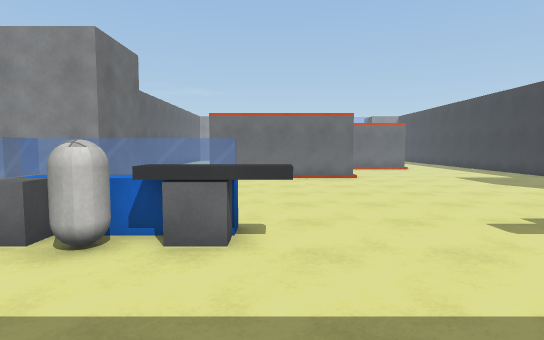
View 1 (above)

22 first-person views from a walk through a 3-D level made in the Unity game engine. The camera is 1.5 m above the floor, tilts 4° down and sees 80° across. The floor is counted in squares, 1 m on a side. Each view is taken from the middle of a square. On the plan, view 1 faces up. The plan holds only what a view shows up to about 15 squares ahead; the rest is blank. The place goes on beyond the plan. The player is left out. Surface patterns are stand-ins for the level's own textures.

View 2
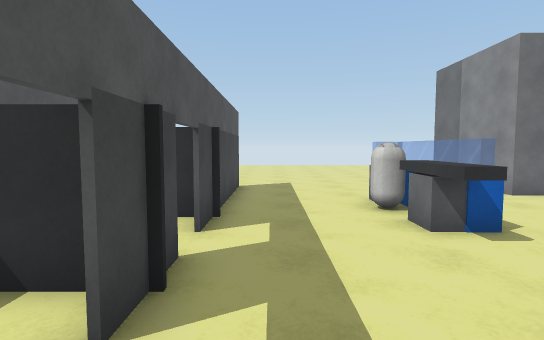

View 3
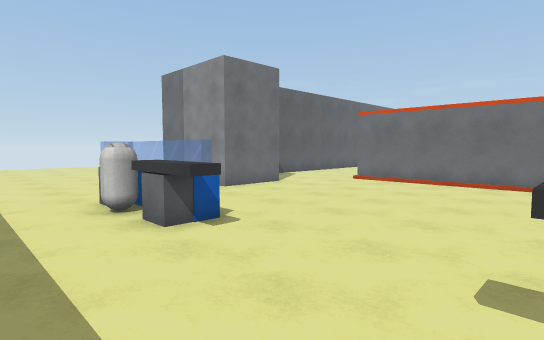

View 4
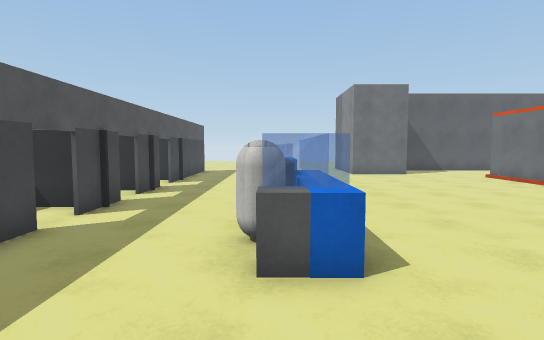

View 5
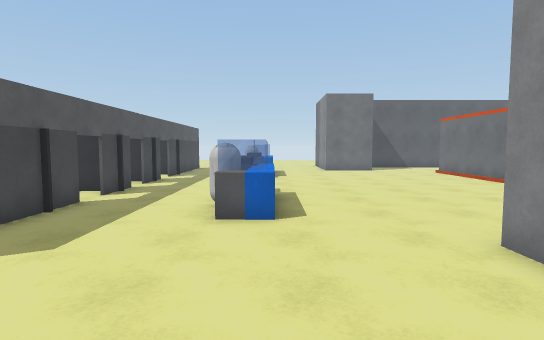

View 6
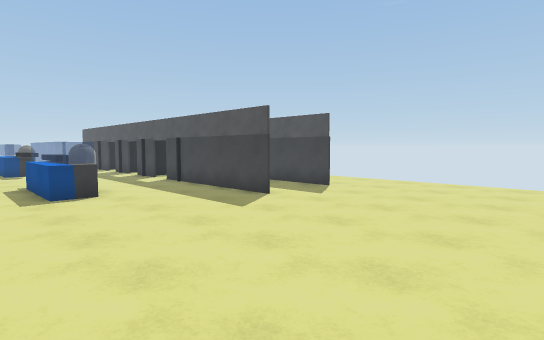

View 7
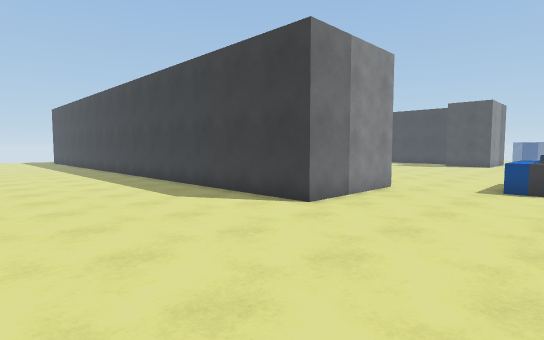

View 8
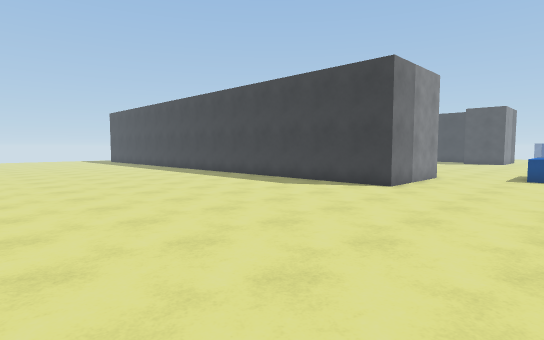

View 9
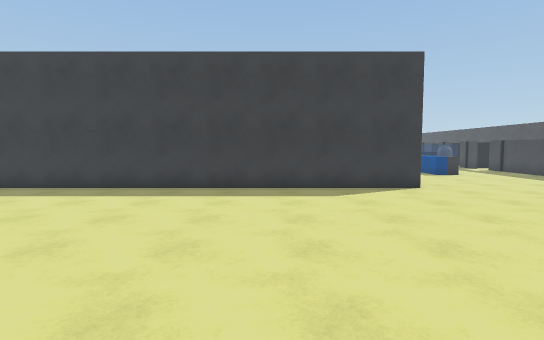

View 10
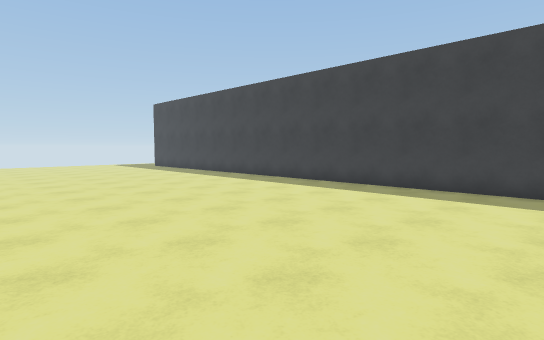

View 11
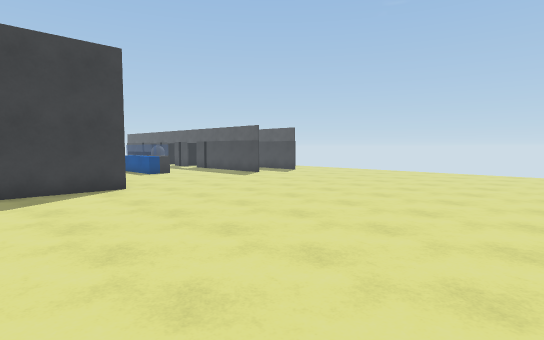

View 12
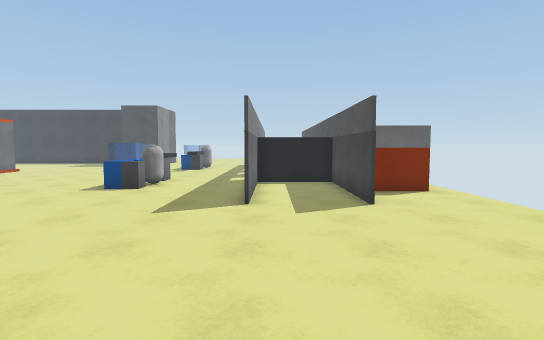

View 13
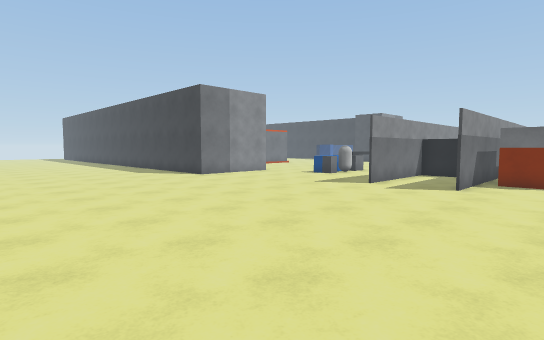

View 14
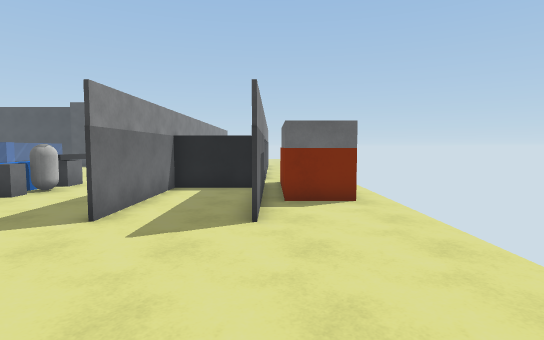

View 15
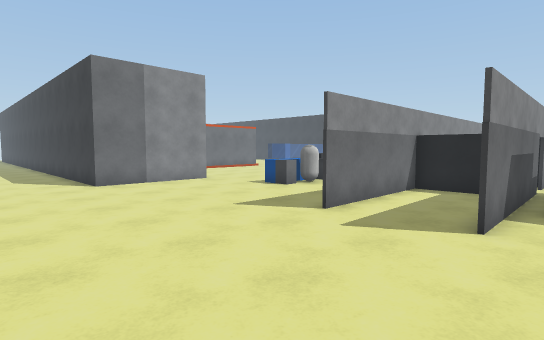

View 16
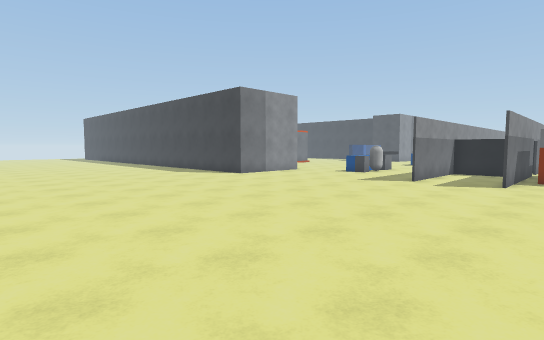

View 17
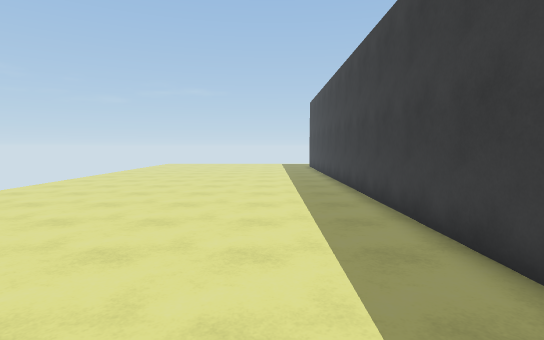

View 18
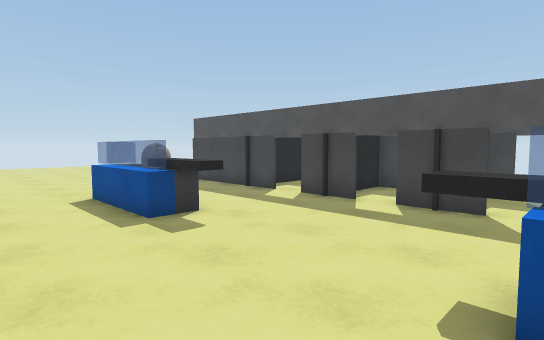

View 19
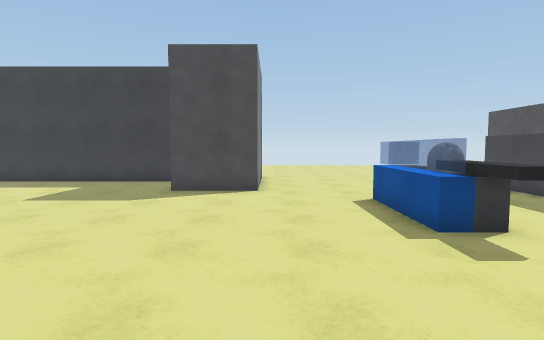

View 20
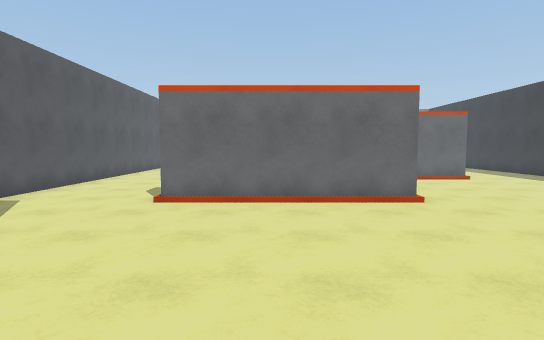

View 21
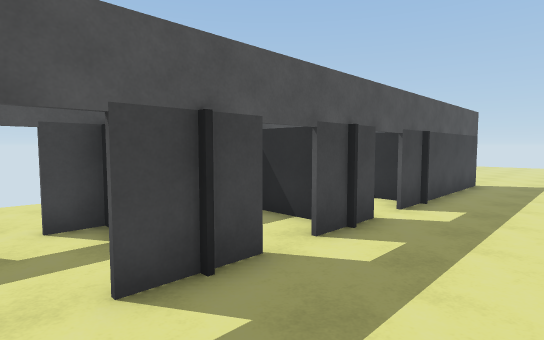

View 22
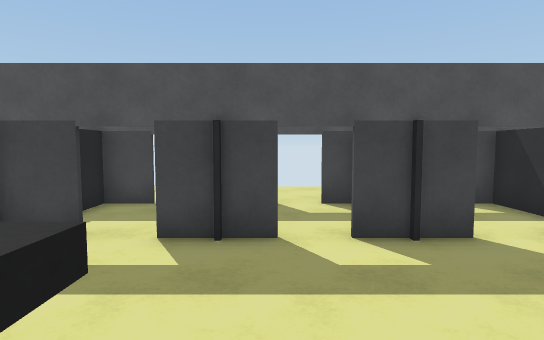

### Floor plan
Points are (right, up) in squares from view 1. A wall is a line through its corners. A room is listed if a view was taken in it or the views show most of it. See-through windows are left out.
Room 1 (view 1)
walls: (0.6, -2.6) (1.4, -2.6); (-1.9, 1) (-1.9, -2.6)
ways out: opening at (0, 1) to room 2; gap at (0, -3) to room 3
Room 2 (views 2, 3, 6, 7, 8, 9, 10, 11, 12, 13, 14, 15, 16, 17, 18, 19, 20, 21, 22)
walls: (-5, 12.5) (-5, 9.5) (-10, 9.5) (-10, 25.5); (-0.6, 5.4) (0.3, 5.4) (0.3, 4.8) (-2, 4.8) (-2, 5.5); (-7.6, 0.7) (-0.6, 0.7); (-2, 0.6) (-7.6, 0.6); (0.6, 0.7) (2.8, 0.7); (-7.6, -2.6) (-1.4, -2.6); (-3.6, -2.7) (-7.6, -2.7); (4.7, 4.8) (4.7, 5.4) (6.5, 5.4); (-2, -2.6) (-2, 0.9); (-4.5, -3.4) (-1.2, -3.4); (4, 15.8) (-3.1, 15.8); (-8, 22) (-8, 16.5); (3.9, 0.7) (6, 0.7); (-5, -5.4) (-5, -3.2); (7.1, 0.7) (10.6, 0.7); (11.1, 9.5) (11.1, 12.5); (14.1, 13.4) (14.1, 21)
low walls: (-4.4, 5.4) (-4.4, 6.1) (-0.6, 6.1) (-0.6, 5.4); (-1.8, 5.4) (-3.6, 5.4); (5.6, 5.4) (5.6, 6.1) (9.4, 6.1) (9.4, 5.4)
ways out: opening at (0, 1) to room 1; opening at (9.9, 5.5) to room 3; gap at (6, 1)
objects: grey block (-5, 5); capsule (-3, 5); capsule (7, 5) to (8, 5)
Room 3 (views 4, 5)
walls: (15.1, 9.5) (11.1, 9.5); (10.6, 0.7) (12.6, 0.7); (-0.6, -2.7) (-3.6, -2.7)
ways out: gap at (0, -3) to room 1; opening at (9.9, 5.5) to room 2; gap at (6, -3)
objects: grey block (10, 5)

Positions as (right, up) in squares from view 1, and headings:
1: (0, 0), facing up
2: (5, 2), facing left
3: (5, 2), facing up-left
4: (13, 5), facing left
5: (16, 6), facing left
6: (-15, 8), facing down-right
7: (-17, 4), facing up-right
8: (-22, 4), facing up-right
9: (-22, 15), facing right
10: (-22, 14), facing up-right
11: (-22, 14), facing down-right
12: (-16, 0), facing right
13: (-20, -6), facing up-right
14: (-14, -3), facing right
15: (-14, -4), facing up-right
16: (-22, -5), facing up-right
17: (-13, 14), facing up
18: (-1, 9), facing down-right
19: (0, 9), facing right
20: (0, 7), facing up
21: (7, 4), facing down-left
22: (4, 6), facing down
